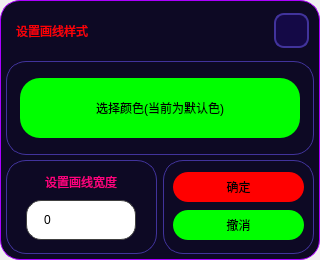
<?xml version="1.0" encoding="UTF-8"?>
<ui version="4.0">
 <class>Form</class>
 <widget class="QWidget" name="Form">
  <property name="geometry">
   <rect>
    <x>0</x>
    <y>0</y>
    <width>320</width>
    <height>260</height>
   </rect>
  </property>
  <property name="windowTitle">
   <string>Form</string>
  </property>
  <layout class="QHBoxLayout" name="horizontalLayout">
   <property name="spacing">
    <number>0</number>
   </property>
   <property name="leftMargin">
    <number>0</number>
   </property>
   <property name="topMargin">
    <number>0</number>
   </property>
   <property name="rightMargin">
    <number>0</number>
   </property>
   <property name="bottomMargin">
    <number>0</number>
   </property>
   <item>
    <widget class="QFrame" name="frame">
     <property name="styleSheet">
      <string notr="true">QFrame {
	background-color: rgb(13, 9, 36);
	border: 1px solid rgb(170, 0, 255);	
	border-radius: 20px;
}
</string>
     </property>
     <property name="frameShape">
      <enum>QFrame::StyledPanel</enum>
     </property>
     <property name="frameShadow">
      <enum>QFrame::Raised</enum>
     </property>
     <layout class="QVBoxLayout" name="verticalLayout">
      <property name="spacing">
       <number>5</number>
      </property>
      <property name="leftMargin">
       <number>5</number>
      </property>
      <property name="topMargin">
       <number>5</number>
      </property>
      <property name="rightMargin">
       <number>5</number>
      </property>
      <property name="bottomMargin">
       <number>5</number>
      </property>
      <item>
       <widget class="QFrame" name="frame_2">
        <property name="maximumSize">
         <size>
          <width>16777215</width>
          <height>50</height>
         </size>
        </property>
        <property name="styleSheet">
         <string notr="true">QFrame {
	background-color: rgb(13, 9, 36);
	border: none;
	border-radius: 20px;
}</string>
        </property>
        <property name="frameShape">
         <enum>QFrame::StyledPanel</enum>
        </property>
        <property name="frameShadow">
         <enum>QFrame::Raised</enum>
        </property>
        <layout class="QHBoxLayout" name="horizontalLayout_2">
         <property name="spacing">
          <number>0</number>
         </property>
         <property name="leftMargin">
          <number>10</number>
         </property>
         <property name="topMargin">
          <number>0</number>
         </property>
         <property name="rightMargin">
          <number>5</number>
         </property>
         <property name="bottomMargin">
          <number>0</number>
         </property>
         <item>
          <widget class="QLabel" name="label_2">
           <property name="minimumSize">
            <size>
             <width>0</width>
             <height>30</height>
            </size>
           </property>
           <property name="maximumSize">
            <size>
             <width>16777215</width>
             <height>30</height>
            </size>
           </property>
           <property name="styleSheet">
            <string notr="true">font: 700 18pt &quot;等线&quot;;
color: rgb(255, 0, 0);
border: none;</string>
           </property>
           <property name="text">
            <string>设置画线样式</string>
           </property>
          </widget>
         </item>
         <item>
          <widget class="QPushButton" name="Btn_close_window">
           <property name="minimumSize">
            <size>
             <width>35</width>
             <height>35</height>
            </size>
           </property>
           <property name="maximumSize">
            <size>
             <width>35</width>
             <height>35</height>
            </size>
           </property>
           <property name="styleSheet">
            <string notr="true">QPushButton {
	border: 2px solid rgb(65, 51, 156);
	border-radius: 10px;
	background-color: rgb(20, 9, 70);
	text-align: center;
}

QPushButton:hover {
	background-color: rgb(31, 31, 50);
	border: 2px solid rgb(255, 85, 0);
}

QPushButton:pressed {
	background-color: rgb(21, 21, 21)
}</string>
           </property>
           <property name="text">
            <string/>
           </property>
           <property name="icon">
            <iconset resource="../resource.qrc">
             <normaloff>:/图标/icons/关闭.svg</normaloff>:/图标/icons/关闭.svg</iconset>
           </property>
           <property name="iconSize">
            <size>
             <width>35</width>
             <height>35</height>
            </size>
           </property>
          </widget>
         </item>
        </layout>
       </widget>
      </item>
      <item>
       <widget class="QFrame" name="frame_3">
        <property name="styleSheet">
         <string notr="true">QFrame {
	background-color: rgb(13, 9, 36);
	border: none;	
	border-radius: 20px;
}
</string>
        </property>
        <property name="frameShape">
         <enum>QFrame::StyledPanel</enum>
        </property>
        <property name="frameShadow">
         <enum>QFrame::Raised</enum>
        </property>
        <layout class="QHBoxLayout" name="horizontalLayout_3">
         <property name="leftMargin">
          <number>0</number>
         </property>
         <property name="topMargin">
          <number>0</number>
         </property>
         <property name="rightMargin">
          <number>0</number>
         </property>
         <property name="bottomMargin">
          <number>0</number>
         </property>
         <item>
          <widget class="QFrame" name="frame_5">
           <property name="styleSheet">
            <string notr="true">QFrame {
	background-color: rgb(13, 9, 36);
	border: 1px solid rgb(65, 51, 156);
	border-radius: 20px;
}
QFrame:hover {
	border: 2px solid rgb(255, 85, 0);
}</string>
           </property>
           <property name="frameShape">
            <enum>QFrame::StyledPanel</enum>
           </property>
           <property name="frameShadow">
            <enum>QFrame::Raised</enum>
           </property>
           <layout class="QVBoxLayout" name="verticalLayout_2">
            <property name="leftMargin">
             <number>13</number>
            </property>
            <property name="rightMargin">
             <number>13</number>
            </property>
            <item>
             <widget class="QPushButton" name="Btn_change_color">
              <property name="minimumSize">
               <size>
                <width>0</width>
                <height>60</height>
               </size>
              </property>
              <property name="maximumSize">
               <size>
                <width>16777215</width>
                <height>60</height>
               </size>
              </property>
              <property name="styleSheet">
               <string notr="true">QPushButton{	
	background-color: rgb(0, 255, 0);
	font: 700 18pt &quot;等线&quot;;
	border-radius: 20px;
}
QPushButton:hover{
	border: 3px solid rgb(255, 200, 0);  
}
QPushButton:pressed{
	color: green;
	border-color: rgb(255, 0, 0);
    background-color: rgb(255, 255, 0);
}
QPushButton:disabled{
	color: rgb(31, 31, 31);
    background-color: rgb(152, 152, 152);
}</string>
              </property>
              <property name="text">
               <string>选择颜色(当前为默认色)</string>
              </property>
             </widget>
            </item>
           </layout>
          </widget>
         </item>
        </layout>
       </widget>
      </item>
      <item>
       <widget class="QFrame" name="frame_4">
        <property name="styleSheet">
         <string notr="true">QFrame {
	border: none;	
	border-radius: 20px;
}
</string>
        </property>
        <property name="frameShape">
         <enum>QFrame::StyledPanel</enum>
        </property>
        <property name="frameShadow">
         <enum>QFrame::Raised</enum>
        </property>
        <layout class="QHBoxLayout" name="horizontalLayout_4">
         <property name="leftMargin">
          <number>0</number>
         </property>
         <property name="topMargin">
          <number>0</number>
         </property>
         <property name="rightMargin">
          <number>0</number>
         </property>
         <property name="bottomMargin">
          <number>0</number>
         </property>
         <item>
          <widget class="QFrame" name="frame_7">
           <property name="styleSheet">
            <string notr="true">QFrame {
	background-color: rgb(13, 9, 36);
	border: 1px solid rgb(65, 51, 156);
	border-radius: 20px;
}
QFrame:hover {
	border: 2px solid rgb(255, 85, 0);
}</string>
           </property>
           <property name="frameShape">
            <enum>QFrame::StyledPanel</enum>
           </property>
           <property name="frameShadow">
            <enum>QFrame::Raised</enum>
           </property>
           <layout class="QVBoxLayout" name="verticalLayout_4">
            <item alignment="Qt::AlignHCenter">
             <widget class="QLabel" name="label_4">
              <property name="minimumSize">
               <size>
                <width>0</width>
                <height>20</height>
               </size>
              </property>
              <property name="maximumSize">
               <size>
                <width>16777215</width>
                <height>20</height>
               </size>
              </property>
              <property name="styleSheet">
               <string notr="true">font: 700 14pt &quot;等线&quot;;
color: rgb(255, 0, 127);
border: none;</string>
              </property>
              <property name="text">
               <string>设置画线宽度</string>
              </property>
             </widget>
            </item>
            <item alignment="Qt::AlignHCenter">
             <widget class="QSpinBox" name="spinBox_linewidth">
              <property name="minimumSize">
               <size>
                <width>110</width>
                <height>40</height>
               </size>
              </property>
              <property name="maximumSize">
               <size>
                <width>110</width>
                <height>40</height>
               </size>
              </property>
              <property name="styleSheet">
               <string notr="true">QSpinBox {
    padding-top: 2px;
    padding-bottom: 2px;
	padding-left: 15px;
    padding-right: 10px;
    border: 1px solid rgb(64,64,64);
    border-radius: 15px;
	color: rgb(0,0,0);
    background-color: rgb(255,255,255);
	selection-color: rgb(255,0,0);
	selection-background-color: rgb(83,121,180);	
	font: 700 20pt &quot;等线&quot;;
}

QSpinBox:hover {
    background-color: rgb(240,240,240);
}

QSpinBox::up-button { /* 向上按钮 */
	subcontrol-origin: border; /* 起始位置 */
	subcontrol-position: top right; /* 居于右上角 */
	border: none;
	width: 30px;
	high: 20px;
}

QSpinBox::up-button:hover {
	border: none;
}

QSpinBox::up-arrow { /* 向上箭头 */
	width: 20px;
	image: url(:/图标/icons/上.svg);
}

QSpinBox::up-arrow:hover {
}

QSpinBox::up-arrow:disabled, QSpinBox::up-arrow:off {
	
}

QSpinBox::down-button { /* 向下按钮 */
	subcontrol-origin: border;
	subcontrol-position: bottom right;
	border: none;
	width: 30px;
}

QSpinBox::down-button:hover {
	border: none;
}

QSpinBox::down-arrow { /* 向下箭头 */
	width: 20px;
	image: url(:/图标/icons/下.svg);
}

QSpinBox::down-arrow:hover {
	
}

QSpinBox::down-arrow:disabled, QSpinBox::down-arrow:off {
	
}</string>
              </property>
             </widget>
            </item>
           </layout>
          </widget>
         </item>
         <item>
          <widget class="QFrame" name="frame_8">
           <property name="styleSheet">
            <string notr="true">QFrame {
	background-color: rgb(13, 9, 36);
	border: 1px solid rgb(65, 51, 156);
	border-radius: 20px;
}
QFrame:hover {
	border: 2px solid rgb(255, 85, 0);
}</string>
           </property>
           <property name="frameShape">
            <enum>QFrame::StyledPanel</enum>
           </property>
           <property name="frameShadow">
            <enum>QFrame::Raised</enum>
           </property>
           <layout class="QVBoxLayout" name="verticalLayout_5">
            <item>
             <widget class="QPushButton" name="Btn_linewidth_check">
              <property name="minimumSize">
               <size>
                <width>0</width>
                <height>30</height>
               </size>
              </property>
              <property name="maximumSize">
               <size>
                <width>16777215</width>
                <height>30</height>
               </size>
              </property>
              <property name="styleSheet">
               <string notr="true">QPushButton{	
	background-color: rgb(255, 0, 0);
	font: 700 18pt &quot;等线&quot;;
	border-radius: 15px;
}
QPushButton:hover{
	border: 3px solid rgb(255, 200, 0);  
}
QPushButton:pressed{
	color: green;
	border-color: blueviolet;
    background-color: rgb(85, 0, 255);
}
QPushButton:disabled{
	color: rgb(31, 31, 31);
    background-color: rgb(152, 152, 152);
}</string>
              </property>
              <property name="text">
               <string>确定</string>
              </property>
             </widget>
            </item>
            <item>
             <widget class="QPushButton" name="Btn_previous_step">
              <property name="minimumSize">
               <size>
                <width>0</width>
                <height>30</height>
               </size>
              </property>
              <property name="maximumSize">
               <size>
                <width>16777215</width>
                <height>30</height>
               </size>
              </property>
              <property name="styleSheet">
               <string notr="true">QPushButton{	
	background-color: rgb(0, 255, 0);
	font: 700 18pt &quot;等线&quot;;
	border-radius: 15px;
}
QPushButton:hover{
	border: 3px solid rgb(255, 200, 0);  
}
QPushButton:pressed{
	color: green;
	border-color: rgb(255, 0, 0);
    background-color: rgb(255, 255, 0);
}
QPushButton:disabled{
	color: rgb(31, 31, 31);
    background-color: rgb(152, 152, 152);
}</string>
              </property>
              <property name="text">
               <string>撤消</string>
              </property>
             </widget>
            </item>
           </layout>
          </widget>
         </item>
        </layout>
       </widget>
      </item>
     </layout>
    </widget>
   </item>
  </layout>
 </widget>
 <resources>
  <include location="../resource.qrc"/>
 </resources>
 <connections>
  <connection>
   <sender>Btn_close_window</sender>
   <signal>clicked()</signal>
   <receiver>Form</receiver>
   <slot>close()</slot>
   <hints>
    <hint type="sourcelabel">
     <x>279</x>
     <y>24</y>
    </hint>
    <hint type="destinationlabel">
     <x>192</x>
     <y>-10</y>
    </hint>
   </hints>
  </connection>
 </connections>
</ui>
